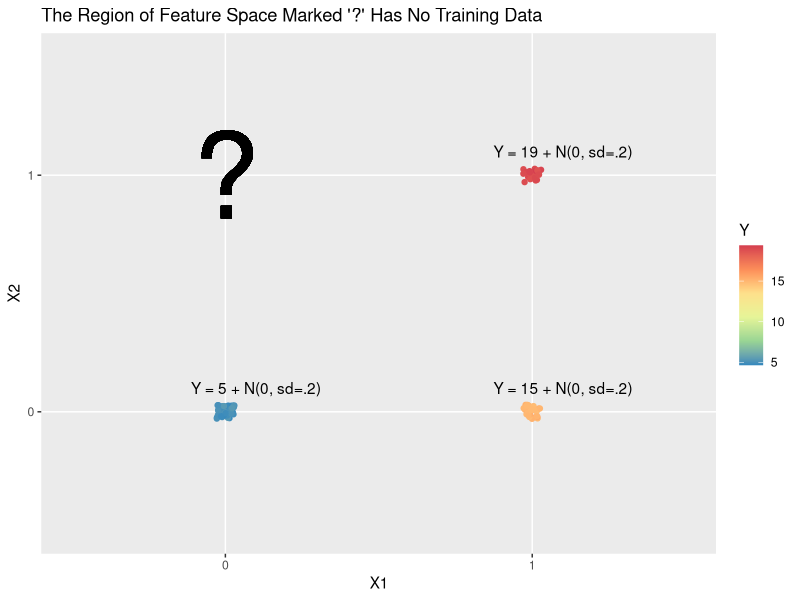
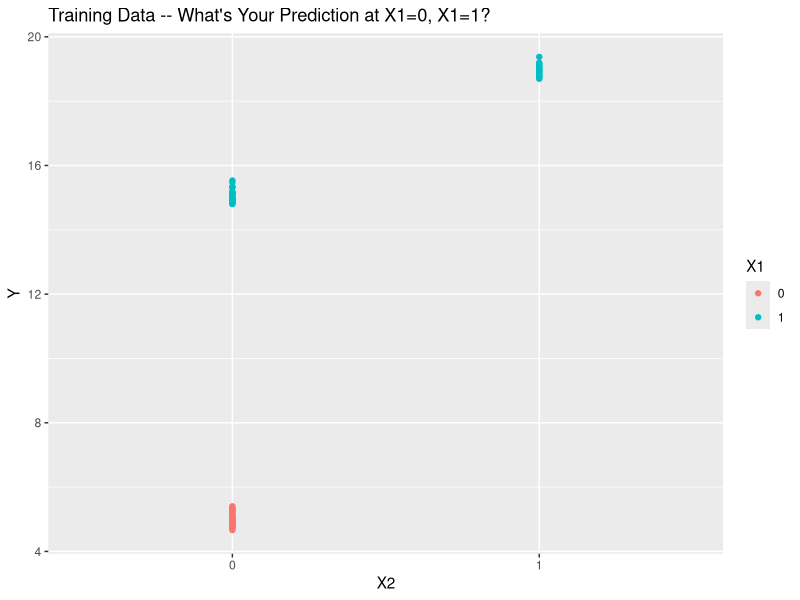
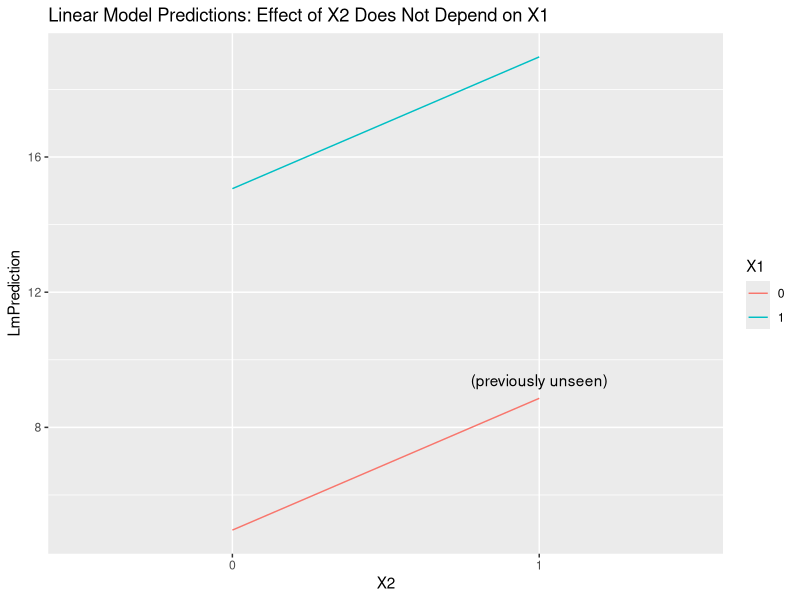
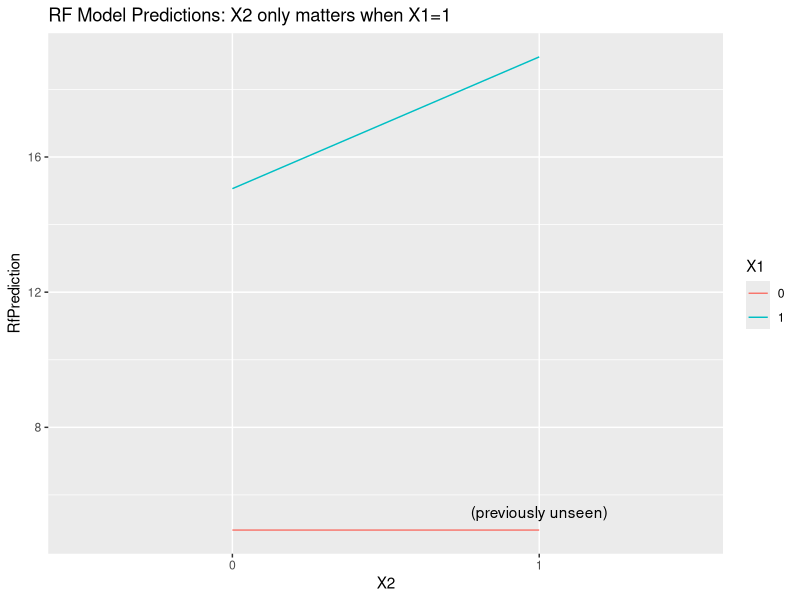

Write R code to recreate these figures, in order.
## ---- chunk 1
library(ggplot2)
library(knitr)
library(dplyr)

ColorScale <- function(...) {
  return(scale_color_gradientn(colours = c('#3288bd','#99d594','#e6f598', '#fee08b', '#fc8d59', '#d53e4f'), na.value="lightgrey", ...))
  }


opts_chunk$set(fig.path='../slides/interaction-or-not-no-bart/',
               fig.cap="",
               fig.width=2*opts_chunk$get("fig.width"),
               fig.height=.9*opts_chunk$get("fig.height")
               )

## ---- chunk 2
set.seed(0)
nTrain <- 100
X1 <- sample(c(0, 1), size=nTrain, replace=TRUE)
X2 <- ifelse(X1 == 0, 0, sample(c(0, 1), size=nTrain, replace=TRUE))
train <- data.frame(X1, X2, stringsAsFactors=TRUE)

beta0 <- 5
beta1 <- 10
beta2 <- 4

train$Y <-  beta0 + beta1*X1 + beta2*X2

uniques <- train %>% group_by(X1, X2) %>% summarise(Y = mean(Y), NumTrain = n())
train$Y <- train$Y + rnorm(n=nTrain, sd=.2)
uniques$Y <- sprintf("Y = %d + N(0, sd=.2)", uniques$Y)
uniquesWithQuestionMark <- rbind(uniques, data.frame(X1 = 0, X2 = 1, Y = "?", NumTrain = 0)) %>% rename("N Training Rows:" = NumTrain) %>% 
  data.frame(check.names=FALSE)

uniquesForLabelingPlot <- transform(uniques, X1 = X1 + 1.1, X2 = X2 + 1.1)

ggplot(train) + 
  geom_point(aes(x=factor(X1), y=factor(X2), color=Y), position=position_jitter(.03, .03)) + 
  geom_text(aes(x=factor(0), y=factor(1), label=I("?")), size=30) +
  geom_text(aes(x=X1, y=X2, label=Y), data=uniquesForLabelingPlot) +
  ColorScale() + 
  ggtitle("The Region of Feature Space Marked '?' Has No Training Data") + 
  xlab("X1") + ylab("X2")

## ---- chunk 3
library(xtable)
print(xtable(uniquesWithQuestionMark, digits=rep(0,5), align=rep("c", 5)), type="html", include.rownames=FALSE)
## ---- chunk 4
ggplot(train) +
  geom_point(aes(x=factor(X2), y=Y, color=factor(X1))) +
  xlab("X2") +
  scale_color_discrete(name = "X1") +
  ggtitle("Training Data -- What's Your Prediction at X1=0, X1=1?")
## ---- chunk 5
lmFit <- lm(Y ~ X1 + X2, data = train)
## ---- chunk 6
backtick <- ''
## ---- chunk 7
predictionFeatures <- expand.grid(X1 = 0:1,  X2 = 0:1)
predictionFeatures$Unseen <- with(predictionFeatures, X1==0 & X2 == 1)
predictions <- transform(predictionFeatures, LmPrediction = predict(lmFit, predictionFeatures))

ggplot(predictions, aes(x=factor(X2), y=LmPrediction)) + 
  geom_line(aes(color=factor(X1), group=X1)) +  
  geom_text(aes(label="(previously unseen)"), vjust=-1, data=subset(predictions, Unseen)) +  
  ggtitle("Linear Model Predictions: Effect of X2 Does Not Depend on X1") + 
  xlab("X2") +
  scale_color_discrete(name = "X1")

## ---- chunk 8
library(randomForest)
## ---- chunk 9
rfFit <- randomForest(Y ~ X1 + X2, data = train, mtry=2)
## ---- chunk 10
predictions$RfPrediction <- predict(rfFit, predictions)
ggplot(predictions, aes(x=factor(X2), y=RfPrediction)) + 
  geom_line(aes(color=factor(X1), group=X1)) +  
  geom_text(aes(label="(previously unseen)"), vjust=-1, data=subset(predictions, Unseen)) +
  ggtitle("RF Model Predictions: X2 only matters when X1=1") + 
  xlab("X2") +
  scale_color_discrete(name = "X1")

## ---- chunk 11
print(predictions)
